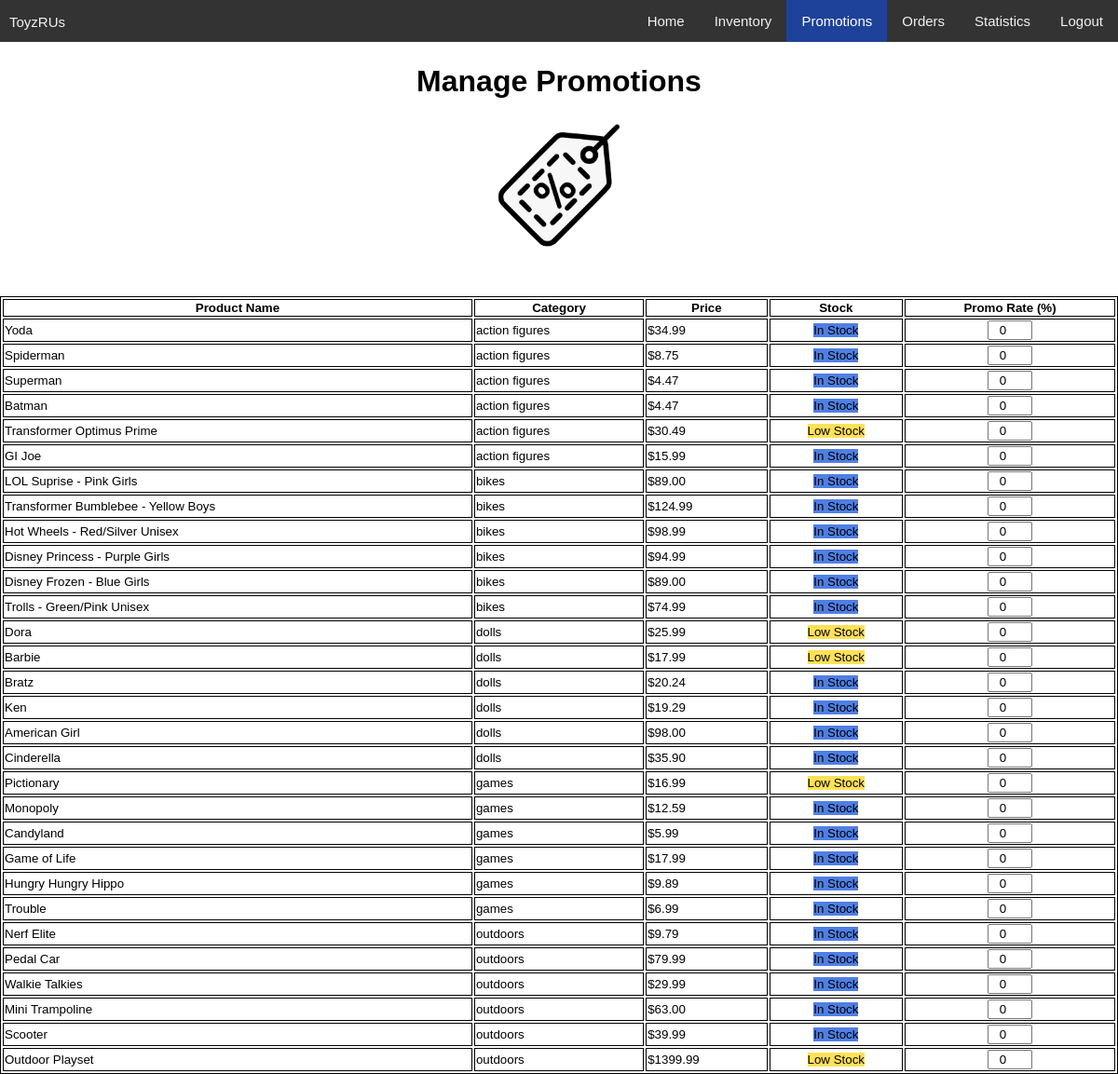
Page /php/manager/promotions.php (signed in) on the committed database.
### tables this page shows
CREATE TABLE Products (productID INT PRIMARY KEY NOT NULL AUTO_INCREMENT, name VARCHAR(40) NOT NULL, price DECIMAL(10,2) NOT NULL, inventory INT NOT NULL, category VARCHAR(30) NOT NULL, promotions INT NOT NULL);

### php/manager/promotions.php (the view, shortened to what this page needs)
<?php
$host = "localhost";
$mysqlUser = "root";
$mysqlPassword = "pwd";
$mysqldb = "ecommerce";
$mysqli = new mysqli($host, $mysqlUser, $mysqlPassword, $mysqldb);
if ($mysqli->connect_errno) {
    echo "<script> alert(\"Could not connect to database";
    echo "Error: " . $mysqli->connect_error . ". ";
    echo "Please try again another time. Click 'OK' to go back.\"); ";
    echo "window.location.href='./homepage.php'; </script>";
    exit();
}
else {
    $query = "SELECT * FROM Products;";
    $result = $mysqli->query($query);
}
?>
<!DOCTYPE html>
<html>
<head>
    <link rel="stylesheet" href="https://cdnjs.cloudflare.com/ajax/libs/font-awesome/4.7.0/css/font-awesome.min.css">
    <link rel="stylesheet" type="text/css" href="../../css/customer.css">
</head>
<body>
<div class="topnav" id="myTopnav">
    <div style="float:left">
        <p style="float:left; color:#f2f2f2; text-align: center; text-decoration: none;
        font-size: 15px; margin-left:10px; margin-bottom:0px"> ToyzRUs </p>
    </div>
    <div style="float:right">
        <a href="./homepage.php">Home</a>
        <a href="./inventory.php">Inventory</a>
        <a href="./promotions.php" class="active">Promotions</a>
        <a href="./orders.php">Orders</a>
        <a href="./statistics.php">Statistics</a>
        <a href="javascript:void(0);" onclick="logout()">Logout</a>
    </div>
</div>
<div class="imgcontainer">
    <h1>Manage Promotions</h1>
    <img src="../../assets/promotionslogo.png" alt="Avatar" class="avatar">
	<br>
</div>
<br>
<div>
<?php
    echo '<table>';
    echo '<tr>';
    echo '<th> Product Name </th>';
    echo '<th> Category </th>';
    echo '<th> Price </th>';
    echo '<th> Stock </th>';
    echo '<th> Promo Rate (%) </th>';
    echo '</tr>';
    while ($row = $result->fetch_assoc()) {
        echo '<tr>';
        echo '<td>' . $row["name"] . '</td>';
        echo '<td>' . $row["category"] . '</td>';
        echo '<td>$' . $row["price"] . '</td>';
        if ($row["inventory"] == 0) {
            echo '<td><center><mark style="background-color:#F44336">';
            echo 'Out of Stock</mark></center></td>';
        }
        else if ($row["inventory"] <= 5) {
            echo '<td><center><mark style="background-color:#FFE158">';
            echo 'Low Stock</mark></center></td>';
        }
        else {
            echo '<td><center><mark style="background-color:#4F7FE4">';
            echo 'In Stock</mark></center></td>';
        }
        echo '<form action="./updatepromotion.php" method="POST"><input ';
        echo 'style="display:none"></input><td><center><input type=number ';
        echo 'name="promotion" value="' . $row["promotions"] .'" style="width:3em; ';
        echo 'text-align:center" onchange=this.form.submit() min="0" max="100">';
        echo '</input></center></td></form>';
    }
    echo '</table>';
?>
</div>
</body>
</html>

### css/customer.css (style rules this page uses)
body { margin: 0; font-family: Arial, Helvetica, sans-serif; }
.topnav { overflow: hidden; background-color: #333; }
.topnav a { float: left; display: block; color: #f2f2f2; text-align: center; padding: 14px 16px; text-decoration: none; font-size: 15px; }
.topnav a.active { background-color: #1E429A; color: white; }
.imgcontainer { text-align: center; margin: 24px 0 12px 0; }
img.avatar { max-width: 150px; border-radius: 0%; }
table { border: 1px solid black; width: 100%; }
tr, th, td { border: 1px solid black; font-size: 10pt; }
input[type="number"] { width: 3px; }

### rows in the picture
products: name "Yoda", category "action figures", price "34.99", inventory "In Stock", promotion "0"
products: name "Spiderman", category "action figures", price "8.75", inventory "In Stock", promotion "0"
products: name "Superman", category "action figures", price "4.47", inventory "In Stock", promotion "0"
products: name "Batman", category "action figures", price "4.47", inventory "In Stock", promotion "0"
products: name "Transformer Optimus Prime", category "action figures", price "30.49", inventory "Low Stock", promotion "0"
products: name "GI Joe", category "action figures", price "15.99", inventory "In Stock", promotion "0"
products: name "LOL Suprise - Pink Girls", category "bikes", price "89.00", inventory "In Stock", promotion "0"
products: name "Transformer Bumblebee - Yellow Boys", category "bikes", price "124.99", inventory "In Stock", promotion "0"
products: name "Hot Wheels - Red/Silver Unisex", category "bikes", price "98.99", inventory "In Stock", promotion "0"
products: name "Disney Princess - Purple Girls", category "bikes", price "94.99", inventory "In Stock", promotion "0"
products: name "Disney Frozen - Blue Girls", category "bikes", price "89.00", inventory "In Stock", promotion "0"
products: name "Trolls - Green/Pink Unisex", category "bikes", price "74.99", inventory "In Stock", promotion "0"
products: name "Dora", category "dolls", price "25.99", inventory "Low Stock", promotion "0"
products: name "Barbie", category "dolls", price "17.99", inventory "Low Stock", promotion "0"
products: name "Bratz", category "dolls", price "20.24", inventory "In Stock", promotion "0"
products: name "Ken", category "dolls", price "19.29", inventory "In Stock", promotion "0"
products: name "American Girl", category "dolls", price "98.00", inventory "In Stock", promotion "0"
products: name "Cinderella", category "dolls", price "35.90", inventory "In Stock", promotion "0"
products: name "Pictionary", category "games", price "16.99", inventory "Low Stock", promotion "0"
products: name "Monopoly", category "games", price "12.59", inventory "In Stock", promotion "0"
products: name "Candyland", category "games", price "5.99", inventory "In Stock", promotion "0"
products: name "Game of Life", category "games", price "17.99", inventory "In Stock", promotion "0"
products: name "Hungry Hungry Hippo", category "games", price "9.89", inventory "In Stock", promotion "0"
products: name "Trouble", category "games", price "6.99", inventory "In Stock", promotion "0"
products: name "Nerf Elite", category "outdoors", price "9.79", inventory "In Stock", promotion "0"
products: name "Pedal Car", category "outdoors", price "79.99", inventory "In Stock", promotion "0"
products: name "Walkie Talkies", category "outdoors", price "29.99", inventory "In Stock", promotion "0"
products: name "Mini Trampoline", category "outdoors", price "63.00", inventory "In Stock", promotion "0"
products: name "Scooter", category "outdoors", price "39.99", inventory "In Stock", promotion "0"
products: name "Outdoor Playset", category "outdoors", price "1399.99", inventory "Low Stock", promotion "0"
